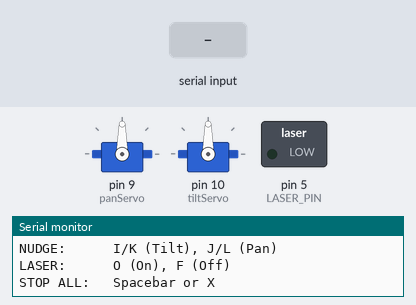
Recording of a sketch running on a simulated Arduino Uno, built with avr-gcc and run on an emulated ATmega328P. Shown: 2 × servo, switched loads named in the sketch (green lamp = pin HIGH), the last lines printed to the serial monitor. The test bench sets the inputs (shaded band).

Above: at 1.2 s.
1.3 s: "i" received over Serial
At 2.0 s:
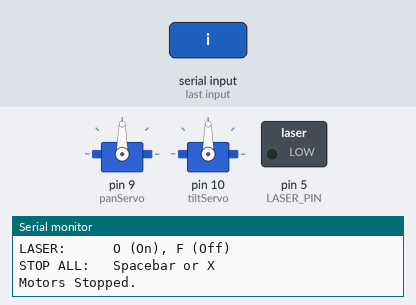
2.8 s: "o" received over Serial
At 3.5 s:
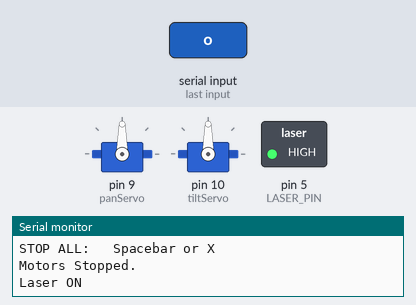
4.3 s: "w" received over Serial
At 4.7 s:
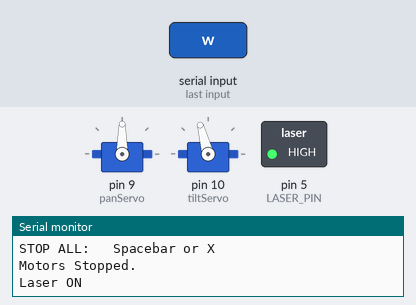
5.8 s: "s" received over Serial
At 7.0 s:
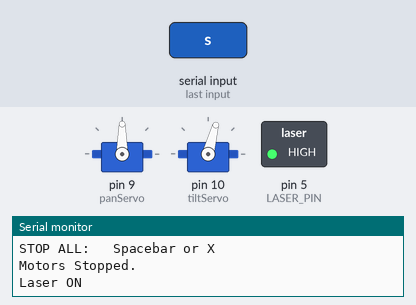
7.3 s: byte 102 ('f') received over Serial
At 8.1 s:
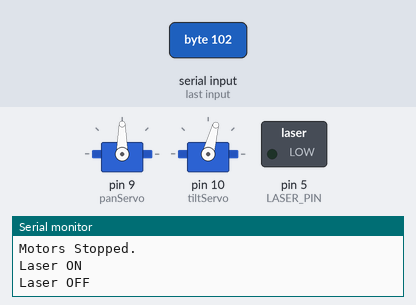
8.8 s: "a" received over Serial
At 9.3 s:
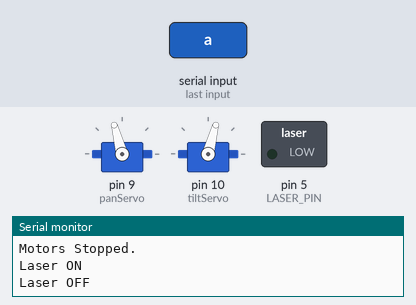
Timing chart, 0 to 11.3 s (numbered marks = the images above; inputs shaded):
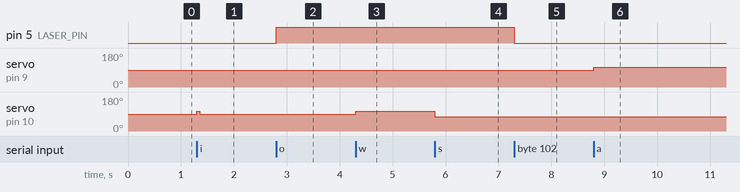

Measured:
- after the input at 1.3 s, servo on pin 10 (tiltServo): 90° → 105° at once, → 90° 0.06 s later
- after the input at 2.8 s, pin 5 (LASER_PIN): LOW → HIGH at once
- after the input at 4.3 s, servo on pin 10 (tiltServo): 90° → 105° at once
- after the input at 5.8 s, servo on pin 10 (tiltServo): 105° → 75° at once
- after the input at 7.3 s, pin 5 (LASER_PIN): HIGH → LOW at once
- after the input at 8.8 s, servo on pin 9 (panServo): 90° → 105° at once

The sketch:

pan_tilt_laser.ino
```cpp
#include <Servo.h>

Servo panServo;
Servo tiltServo;

// --- PINS ---
const int LASER_PIN = 5; // Connect laser signal here

// --- CALIBRATION ---
int panStop = 90;
int tiltStop = 90;
int speedOffset = 15;
int nudgeTime = 55;
// -------------------

void setup() {
  panServo.attach(9);
  tiltServo.attach(10);

  // Set up Laser Pin -- simple digital on/off here (not PWM/analogWrite
  // like the D6-based laser sketches elsewhere), since this variant
  // doesn't need brightness control, just a hard on/off signal.
  pinMode(LASER_PIN, OUTPUT);
  digitalWrite(LASER_PIN, LOW); // Start with laser OFF

  // Initialize motors to stop
  panServo.write(panStop);
  tiltServo.write(tiltStop);

  Serial.begin(9600);
  Serial.println("--- Pan-Tilt-Laser System ---");
  Serial.println("CONTINUOUS: W/S (Tilt), A/D (Pan)");
  Serial.println("NUDGE:      I/K (Tilt), J/L (Pan)");
  Serial.println("LASER:      O (On), F (Off)");
  Serial.println("STOP ALL:   Spacebar or X");
}

void loop() {
  if (Serial.available() > 0) {
    char cmd = Serial.read();

    switch (cmd) {
      // --- CONTINUOUS MOVEMENT (WASD) ---
      case 'w': tiltServo.write(tiltStop + speedOffset); break;
      case 's': tiltServo.write(tiltStop - speedOffset); break;
      case 'a': panServo.write(panStop + speedOffset);  break;
      case 'd': panServo.write(panStop - speedOffset);  break;

      // --- NUDGE MOVEMENT (IJKL) ---
      case 'i': nudge(tiltServo, tiltStop + speedOffset); break;
      case 'k': nudge(tiltServo, tiltStop - speedOffset); break;
      case 'j': nudge(panServo, panStop + speedOffset);   break;
      case 'l': nudge(panServo, panStop - speedOffset);   break;

      // --- LASER CONTROL (O/F) ---
      case 'o': case 'O':
        digitalWrite(LASER_PIN, HIGH);
        Serial.println("Laser ON");
        break;
      case 'f': case 'F':
        digitalWrite(LASER_PIN, LOW);
        Serial.println("Laser OFF");
        break;

      // --- STOP (X or Space) ---
      case 'x': case ' ':
        stopAll();
        break;
    }
  }
}

void nudge(Servo &s, int speed) {
  s.write(speed);
  delay(nudgeTime);
  stopAll();
}

void stopAll() {
  panServo.write(panStop);
  tiltServo.write(tiltStop);
  Serial.println("Motors Stopped.");
}
```
